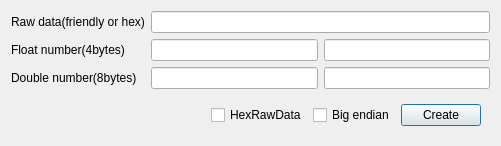
<?xml version="1.0" encoding="UTF-8"?>
<ui version="4.0">
 <class>SAKToolFloatAssistant</class>
 <widget class="QDialog" name="SAKToolFloatAssistant">
  <property name="geometry">
   <rect>
    <x>0</x>
    <y>0</y>
    <width>501</width>
    <height>137</height>
   </rect>
  </property>
  <property name="windowTitle">
   <string>Float Assistant</string>
  </property>
  <layout class="QGridLayout" name="gridLayout">
   <item row="0" column="0">
    <widget class="QLabel" name="label">
     <property name="sizePolicy">
      <sizepolicy hsizetype="Fixed" vsizetype="Preferred">
       <horstretch>0</horstretch>
       <verstretch>0</verstretch>
      </sizepolicy>
     </property>
     <property name="text">
      <string>Raw data(friendly or hex)</string>
     </property>
    </widget>
   </item>
   <item row="1" column="0">
    <widget class="QLabel" name="label_2">
     <property name="sizePolicy">
      <sizepolicy hsizetype="Fixed" vsizetype="Preferred">
       <horstretch>0</horstretch>
       <verstretch>0</verstretch>
      </sizepolicy>
     </property>
     <property name="text">
      <string>Float number(4bytes)</string>
     </property>
    </widget>
   </item>
   <item row="1" column="1">
    <widget class="QLineEdit" name="friendlyCookedData32LineEdit">
     <property name="readOnly">
      <bool>true</bool>
     </property>
    </widget>
   </item>
   <item row="1" column="2">
    <widget class="QLineEdit" name="hexCookedData32LineEdit">
     <property name="readOnly">
      <bool>true</bool>
     </property>
    </widget>
   </item>
   <item row="2" column="0">
    <widget class="QLabel" name="label_3">
     <property name="sizePolicy">
      <sizepolicy hsizetype="Fixed" vsizetype="Preferred">
       <horstretch>0</horstretch>
       <verstretch>0</verstretch>
      </sizepolicy>
     </property>
     <property name="text">
      <string>Double number(8bytes)</string>
     </property>
    </widget>
   </item>
   <item row="2" column="1">
    <widget class="QLineEdit" name="friendlyCookedData64LineEdit">
     <property name="readOnly">
      <bool>true</bool>
     </property>
    </widget>
   </item>
   <item row="2" column="2">
    <widget class="QLineEdit" name="hexCookedData64LineEdit">
     <property name="readOnly">
      <bool>true</bool>
     </property>
    </widget>
   </item>
   <item row="3" column="1" colspan="2">
    <widget class="QWidget" name="widget" native="true">
     <property name="sizePolicy">
      <sizepolicy hsizetype="Expanding" vsizetype="Preferred">
       <horstretch>0</horstretch>
       <verstretch>0</verstretch>
      </sizepolicy>
     </property>
     <layout class="QHBoxLayout" name="horizontalLayout">
      <item>
       <spacer name="horizontalSpacer">
        <property name="orientation">
         <enum>Qt::Horizontal</enum>
        </property>
        <property name="sizeHint" stdset="0">
         <size>
          <width>40</width>
          <height>20</height>
         </size>
        </property>
       </spacer>
      </item>
      <item>
       <widget class="QCheckBox" name="hexRawDataCheckBox">
        <property name="text">
         <string>HexRawData</string>
        </property>
       </widget>
      </item>
      <item>
       <widget class="QCheckBox" name="bigEndianCheckBox">
        <property name="text">
         <string>Big endian</string>
        </property>
       </widget>
      </item>
      <item>
       <widget class="QPushButton" name="createPushButton">
        <property name="text">
         <string>Create</string>
        </property>
       </widget>
      </item>
     </layout>
    </widget>
   </item>
   <item row="0" column="1" colspan="2">
    <widget class="QLineEdit" name="rawDataLineEdit"/>
   </item>
  </layout>
 </widget>
 <resources/>
 <connections/>
</ui>
